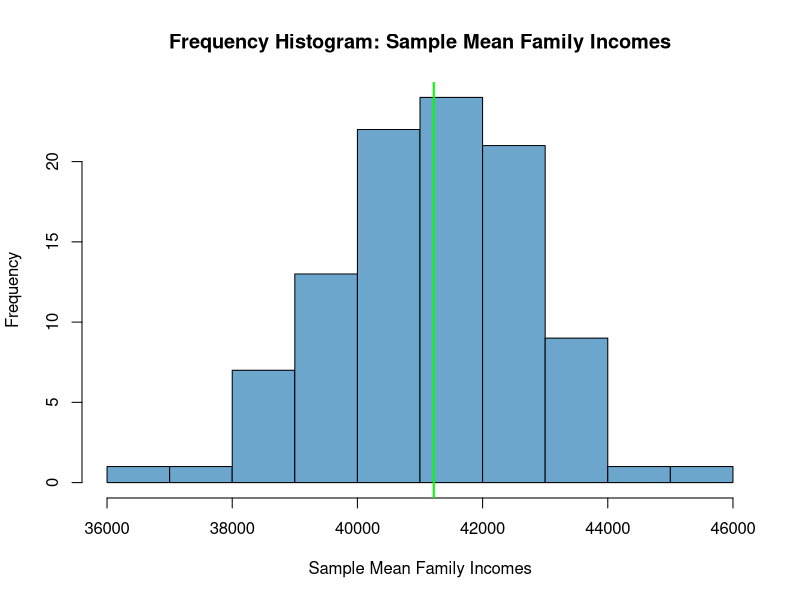
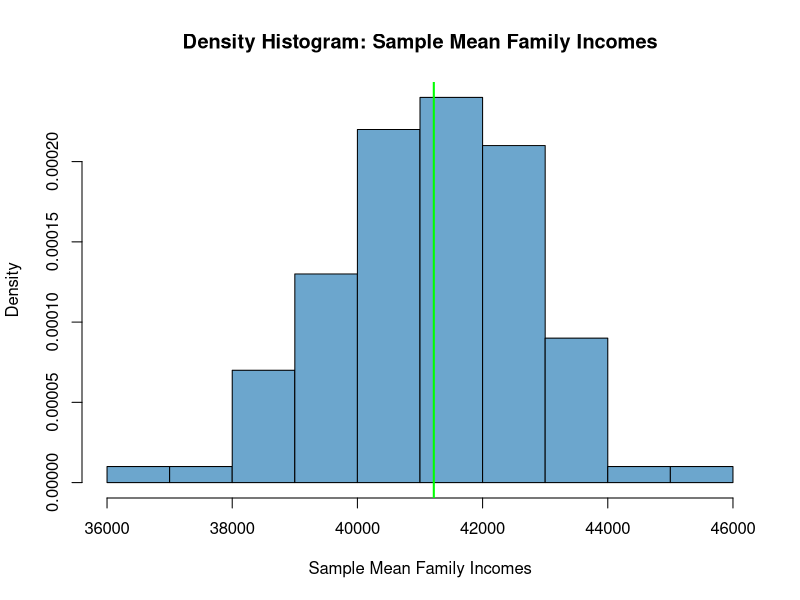
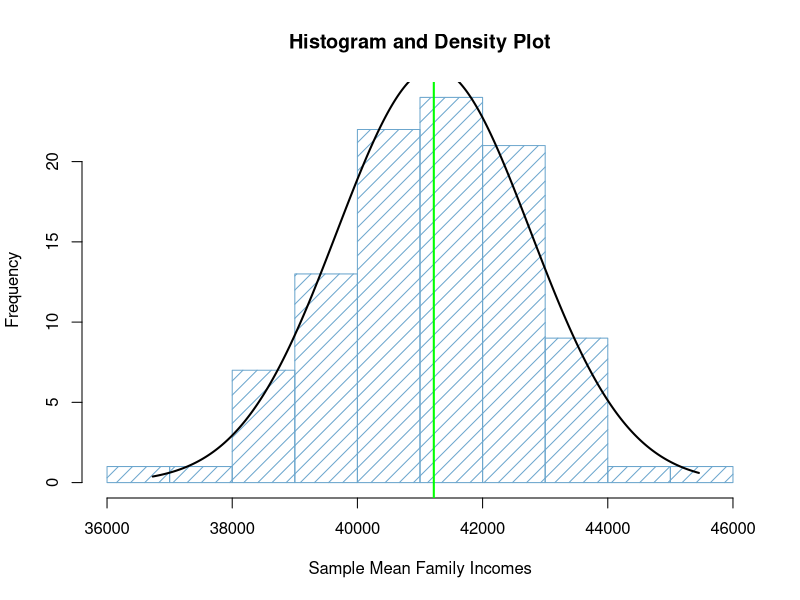

R code for these plots, in order: (Note: this script raises an error after producing the figures.)
#We load the dataset using the 'import dataset' option in RStudio and then perform 
#all our calculations and solutions

families <- read.csv("families.txt")

#---------------------------------------------------------------------------------

# SCENARIO 1
#-------------
# Take a simple sample of 600 families. Estimate the following population
# parameters, calculate the estimated standard error of these estimates and form
# 95% confidence intervals:

#First we create a sample of 600 from given data and store it in an object.

sample_ex_a <- families[sample(1:nrow(families), 600), ]
N <- nrow(families) #Number of total rows in dataset
n <- 600  #Size of the sample



#-----------------------------------------------------------
#Part (i) - The proportion of husband-wife family (family type = 1 in the data)
#-----------------------------------------------------------

p <- nrow(sample_ex_a[sample_ex_a$X.TYPE.== 1, ])  #No. of husband-wife families

#Calculating the estimate of p
p_hat <- p/n    

#Calculating the estimated standard error of p_hat
s_p_hat <- (sqrt((p_hat*(1-p_hat))/(n-1)))*(sqrt(1-(n/N)))

#Calculating the 95% Confidence Intervals
i_p_plus = p_hat + (1.96*s_p_hat)
i_p_minus = p_hat - (1.96*s_p_hat)





#-----------------------------------------------------------
#Part (ii) - The average number of children per family
#-----------------------------------------------------------

#Calculating the estimate of mu_c:
#Taking the sum of elements in the children column of the sample
c_bar <- mean(sample_ex_a$X.CHILDREN.)


#Calculating the sample variance
sum_ci_cbar <- 0  #Setting the sum variable to zero for calculation

#Loop to calculate value of (c_i - c_bar)^2
for(i in 1:nrow(sample_ex_a)) {
  sum_ci_cbar = sum_ci_cbar + (sample_ex_a$X.CHILDREN.[i] - c_bar)^2
}

S_var_c <- (1/(n-1))*sum_ci_cbar

#can use the below formula to calculate variance too, if required
#S_var_c <- var(sample_ex_a$X.CHILDREN.)

#Calculating the estimated standard error of c_bar
s_c_bar <- (sqrt(((S_var_c))/(n)))*(sqrt(1-(n/N)))

#Calculating the 95% Confidence Intervals
i_c_plus = c_bar + (1.96*s_c_bar)
i_c_minus = c_bar - (1.96*s_c_bar)





#-----------------------------------------------------------
#Part (iii) - The average number of persons per family
#-----------------------------------------------------------

#Calculating the estimate of mu_p:
#Taking the sum of elements in the persons column of the sample
p_bar <- mean(sample_ex_a$X.PERSONS.)    

#Calculating the sample variance
sum_pi_pbar <- 0  #Setting the sum variable to zero for calculation

#Loop to calculate value of (p_i - p_bar)^2
for(i in 1:nrow(sample_ex_a)) {
  sum_pi_pbar = sum_pi_pbar + (sample_ex_a$X.PERSONS.[i] - p_bar)^2
}

S_var_p <- (1/(n-1))*sum_pi_pbar

#can use the below formula to calculate variance too, if required
#S_var_p <- var(sample_ex_a$X.PERSONS.)

#Calculating the estimated standard error of p_bar
s_p_bar <- (sqrt(((S_var_p))/(n)))*(sqrt(1-(n/N)))

#Calculating the 95% Confidence Intervals
i_pr_plus = p_bar + (1.96*s_p_bar)
i_pr_minus = p_bar - (1.96*s_p_bar)


#---------------------------------------------------------------------------------

# SCENARIO 2
#-------------
#Take 100 samples of size 400.



#-----------------------------------------------------------
#Part (i) - For each sample, find the average family income.
#-----------------------------------------------------------
#We first create 100 samples of size 400 each using a loop and save the
#average family income of each sample in an array. 
#Creating an empty array to store average family incomes of 100 samples
#Creating a similar empty array to store the variance of each sample
#Creating an empty array to store the estimated standard error for
#each of the 100 samples as well.
#we are calculating these values before hand to be have all information 
#handy to answer question part(i) to (iv)

n <- 400  #Initialising n=400 for size of each sample
avg_income_per_sample <- rep(0,100)
var_income_per_sample <- rep(0,100)
est_std_err_per_sample <- rep(0,100)

#A for loop to create 100 samples of size 400 for family income 
#and store average values simultaneously
for(i in 1:100) {
  sample_ex_b = sample(families$X.INCOME., 400) #sample of 400 per iteration
  avg_income_per_sample[i] <- mean(sample_ex_b) #sample mean per iteration
  var_income_per_sample[i] <- var(sample_ex_b)  #sample variance per iteration
  est_std_err_per_sample[i] <- (sqrt(((var_income_per_sample[i]))/(n)))*(sqrt(1-(n/N)))  
}


#Display the average sample incomes of all teh 100 samples
avg_income_per_sample
#Storing the averages across samples into another variable that would classify 
#the averages into 10 different intervals for easier reference in this case
income_interval <- cut(avg_income_per_sample,10,NULL,TRUE,FALSE)

#Below command displays a table with intervals and frequency of income at level
#The average income of families in every sample will be represented in this.
table(income_interval)




#-----------------------------------------------------------
#Part (ii) - Find the average and standard deviation of these 100 estimates 
#and make a histogram of the estimates.
#-----------------------------------------------------------


#To find the average of these 100 estimates, we use mean() function directly
ex_b_sample_mean <- mean(avg_income_per_sample)

#To find the standard deviation, we use the sd() function directly
ex_b_sample_sd <- sd(avg_income_per_sample)

#To plot the estimates, we use the hist() function as below
#Frequency Histogram of the estimates
hist(avg_income_per_sample,
     main="Frequency Histogram: Sample Mean Family Incomes",
     xlab="Sample Mean Family Incomes",
     col="skyblue3")
#Plotting the mean of all the 100 estimates
abline(v=ex_b_sample_mean,col="green", lwd=2)
#Density Histogram of the estimates
hist(avg_income_per_sample,
     main="Density Histogram: Sample Mean Family Incomes",
     xlab="Sample Mean Family Incomes",
     col="skyblue3",
     freq=FALSE, right=FALSE)
#Plotting the mean of all the 100 estimates
abline(v=ex_b_sample_mean,col="green", lwd=2)




#-----------------------------------------------------------
#Part (iii) - Superimpose a plot of a normal density with that mean and 
#standard deviation of the histogram and comment on how well it fits.
#-----------------------------------------------------------

#Creating the histogram
h <- hist(avg_income_per_sample, breaks = 10, density = 10,
          col = "skyblue3", xlab = "Sample Mean Family Incomes", main = "Histogram and Density Plot") 
xfit <- seq(min(avg_income_per_sample), max(avg_income_per_sample), length = 4000) 
yfit <- dnorm(xfit, mean = mean(avg_income_per_sample), sd = sd(avg_income_per_sample)) 
yfit <- yfit * diff(h$mids[1:2]) * length(avg_income_per_sample) 

#Adding the Density Plot
lines(xfit, yfit, col = "black", lwd = 2)

#Adding the mean of the samples
abline(v=ex_b_sample_mean,col="green", lwd=2)


#-----------------------------------------------------------
#Part (iv) - For each of the 100 samples, find a 95% confidence interval
#for the population average income. How many of those intervals actually
#contain the population target.
#-----------------------------------------------------------

#Using the values calculated above, we can calculate 95% confidence
#intervals for each of the samples by declaring empty arrays to store
#the upper and lower bound of the intervals for each sample.
#The estimated standard error for each sample has already been 
#calculated in part(i) of the exercise for ease of calculation.
#We will only directly call it here.

LB_CI_ex_b <- rep(0,100)
UB_CI_ex_b <- rep(0,100)
count <- 0

for(i in 1:100){
  #Calculating the Lower and Upper Bound of the Confidence Intervals
  LB_CI_ex_b[i] <- avg_income_per_sample[i] - (1.96*est_std_err_per_sample[i])
  UB_CI_ex_b[i] <- avg_income_per_sample[i] + (1.96*est_std_err_per_sample[i])
  
  #Checking if the population mean lies outside the confidence interval
  #count increased by 1 everytime the population mean is out of bounds
  if (mean(families$X.INCOME.) < LB_CI_ex_b[i]) 
    count = count + 1
  else if (mean(families$X.INCOME.) > UB_CI_ex_b[i]) 
    count = count + 1
}

#Print the counter to see how many intervals did not contain population mean 
count

#Creating a graphical representation of the confidence intervals to verify if 
#any of the samples exist that do not contain the population mean
plotCI(y=1:100, x=avg_income_per_sample,
       li=LB_CI_ex_b, ui=UB_CI_ex_b,
       sfrac=0.001, err="x",
       xlab="Confidence Interval of Mean Family Income",
       ylab="Sample No.",
       main="Confidence Interval vs Population Mean")
abline(v=mean(families$X.INCOME.), col="tomato2")

mean(LB_CI_ex_b)
mean(UB_CI_ex_b)


#-----------------------------------------------------------
#Part (v) - Take 100 samples of size 100. Compare the averages, standard 
# deviations and histograms to those obtained for a sample of size 400 and
#explain how the theory of simple random sampling relates to the comparisons.
#-----------------------------------------------------------

#We leverage the same code that we used to create samples earlier
#But we change the values to create 100 samples of size 100

avg_income_per_sample_2 <- rep(0,100)

#A for loop to create 100 samples of size 100 for family income 
#and store average values simultaneously
for(i in 1:100) {
  sample_ex_b_2 = sample(families$X.INCOME., 100) #sample of 100 per iteration
  avg_income_per_sample_2[i] <- mean(sample_ex_b_2) #sample mean per iteration
}


#To find the average of these 100 estimates, we use mean() function directly
ex_b_sample_mean_2 <- mean(avg_income_per_sample_2)

#To find the standard deviation, we use the sd() function directly
ex_b_sample_sd_2 <- sd(avg_income_per_sample_2)

#To plot the estimates, we use the hist() function as below
#Frequency Histogram of the estimates
hist(avg_income_per_sample_2,
     main="Frequency Histogram: Sample Mean Family Incomes",
     xlab="Sample Mean Family Incomes",
     col="skyblue3")
abline(v=ex_b_sample_mean_2,col="green", lwd=2)





#---------------------------------------------------------------------------------

# SCENARIO 3
#-------------
#Stratify the families into four strata by region (North, East, South and West).



#-----------------------------------------------------------
#Part (i) - What are the sampling fractions for proportional allocation and
#optimal allocation?
#-----------------------------------------------------------


#We have 4 Strata - North, South, East, West
#The population total is N as defined at the beginning of the program

#Let us first create the four Strata as asked
s1_north <- families[families$X.REGION.==1,]
s2_east <- families[families$X.REGION.==2,]
s3_south <- families[families$X.REGION.==3,]
s4_west <- families[families$X.REGION.==4,]
  

#FOR PROPORTIONAL ALLOCATION - 
#We will now calculate the sampling fractions w:
#We will be re-using these values of w for optimal allocation as well

w_north <- nrow(s1_north)/N
w_east <- nrow(s2_east)/N
w_south <- nrow(s3_south)/N
w_west <- nrow(s4_west)/N


#FOR OPTIMAL ALLOCATION - 
#We calculate the sampling fractions by the below formulae:

#The denominator of the optimal allocation formula is calculated by:
opt_alloc_denom <- 
  ((w_north)*(sd(s1_north$X.INCOME.)))+ 
  ((w_east)*(sd(s2_east$X.INCOME.))) + 
  ((w_south)*(sd(s3_south$X.INCOME.))) + 
  ((w_west)*(sd(s4_west$X.INCOME.)))

#Putting it in the below, we get the optimal allocation proportions:
opt_w_north <- ((w_north)*(sd(s1_north$X.INCOME.)))/opt_alloc_denom
opt_w_east <- ((w_east)*(sd(s2_east$X.INCOME.)))/opt_alloc_denom
opt_w_south <- ((w_south)*(sd(s3_south$X.INCOME.)))/opt_alloc_denom
opt_w_west <- ((w_west)*(sd(s4_west$X.INCOME.)))/opt_alloc_denom





#-----------------------------------------------------------
#Part (ii) - Allocate 500 observations proportionally to the four regions
# and estimate the average income from the stratified sample. Estimate the 
# standard error and form a 95% confidence interval. Compare your results 
# to the results of the simple random sample.
#-----------------------------------------------------------



#For a sample size of n = 500, we need to first calculate the proportional 
#sample size of each strata using the proportional allocation formula and
#variables used above to create the samples based on that. 

n <- 500
sample_size_north <- round(n*w_north)
sample_size_east <- round(n*w_east)
sample_size_south <- round(n*w_south)
sample_size_west <- round(n*w_west)

#Now we use the above proportional size to sample data from the population
strata_1_north <- sample(s1_north$X.INCOME., sample_size_north)
strata_2_east <- sample(s2_east$X.INCOME., sample_size_east)
strata_3_south <- sample(s3_south$X.INCOME., sample_size_south)
strata_4_west <- sample(s4_west$X.INCOME., sample_size_west)

#We calculate the stratified sample mean by summing up the weighted means 
#of each strata together as below:

stratified_sample_mean <- 
  (w_north*mean(strata_1_north)) + 
  (w_east*mean(strata_2_east)) + 
  (w_south*mean(strata_3_south)) + 
  (w_west*mean(strata_4_west))

#We calculate the stratified standard error by the below formula:
stratified_std_error <- sqrt(((w_north^2)*var(strata_1_north)/sample_size_north) + 
                           ((w_east^2)*var(strata_2_east)/sample_size_east) + 
                           ((w_south^2)*var(strata_3_south)/sample_size_south) + 
                           ((w_west^2)*var(strata_4_west)/sample_size_west))


#Calculating the 95% Confidence Intervals
stratified_ci_plus = stratified_sample_mean + (1.96*stratified_std_error)
stratified_ci_minus = stratified_sample_mean - (1.96*stratified_std_error)


#---------------------------------------------------------------------------------